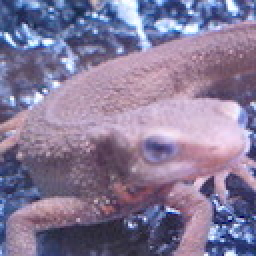
#> input picture input_image/imori.jpg, 128 x 128 px (shown 2 times larger)
$ python 69.py   (older library calls are emulated)
#> lines starting #> are read from the running program, lines starting #| are printed output that depends on the picture
import cv2
import numpy as np
import matplotlib.pyplot as plt

def gray_scale(img):
    out=img.copy()
    B=img[:,:,0].copy()
    G=img[:,:,1].copy()
    R=img[:,:,2].copy()

    Y=0.2126*R+0.7152*G+0.0722*B
    out=Y
    #out=out.astype(np.uint8)
    return out

def hog_step1(img):
    H,W=img.shape
    mag=np.zeros((H,W),dtype=np.float32)
    ang=np.zeros((H,W),dtype=np.float32)
    for y in range(H):
        for x in range(W):
            gx=img[y,min(W-1,x+1)]-img[y,max(0,x-1)]
            #0除算を防ぐため
            if gx==0:
                gx=1e-6
            gy=img[min(H-1,y+1),x]-img[max(0,y-1),x]
            mag[y,x]=np.sqrt(gx**2+gy**2)
            ang[y,x]=np.arctan(gy/gx)
            if ang[y,x]<0:
                ang[y,x]+=np.pi
    #これがないと失敗する。
    ang_n=np.zeros_like(ang,dtype=np.int)
    th_ang=np.pi/9
    for i in range(9):
        ang_n[np.where((th_ang*i<=ang) & (ang<=th_ang*(i+1)))]=i

    return mag,ang_n

def make_hist(ang,N=8):
    H,W=ang.shape
    y_step=H//N
    x_step=W//N
    hist=np.zeros((y_step,x_step,9),dtype=np.float32)
    count=1
    for y in range(y_step):
        for x in range(x_step):
            for j in range(N):
                for i in range(N):
                    #print("y,x={},{}".format(y,x))
                    hist[y,x,ang[y*4+j,x*4+i]]+=mag[y*4+j,x*4+i]
    #print("hist shape={}".format(hist.shape))
    return hist

def nor_hist(hist,C=3,epsilon=1):
    H,W,c=hist.shape
    num=C//2
    #hist_n=np.zeros((H,W),dtype=np.float32)
    for y in range(H):
        for x in range(W):
            #問題文から読み取れないけど**2が必要
            hist[y,x]=hist[y,x]/np.sqrt(np.sum(hist[max(y-num,0):min(y+num+1,H),max(x-num,0):min(x+num+1,W)]**2)+epsilon)
    return hist

def draw_hist(hist,gray,N=8):
    H,W=gray.shape
    h,w,C=hist.shape
    out=gray.copy().astype(np.uint8)

    for y in range(h):
        for x in range(w):
            center_x=x*N+N//2
            center_y=y*N+N//2
            #len(hist[y,x])=9
            h=hist[y,x]/np.sum(hist[y,x])
            h/=np.max(h)
            #angは9分割されていた。
            for c in range(9):
                angle=(20*c+10)*np.pi/180
                x_right=int(center_x+(N//2)*np.cos(angle))
                x_left=int(center_x-(N//2)*np.cos(angle))
                y_up=int(center_y-(N//2)*np.sin(angle))
                y_bottom=int(center_y+(N//2)*np.sin(angle))
                #白:255　黒:0　に変換
                color=int(255*h[c])
                #cv2.line(img, pt1, pt2, color, thickness=1, lineType=cv2.LINE_8, shift=0)
                cv2.line(out,(x_left,y_up),(x_right,y_bottom),(color,color,color),thickness=1)
    return out

img=cv2.imread("./input_image/imori.jpg").astype(np.float32)
gray=gray_scale(img)
#> in gray_scale, `B=img[:,:,0].copy()`:
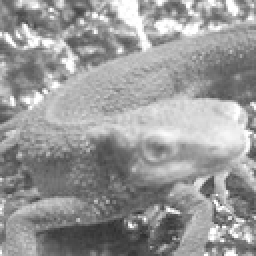
#> B: shape (128, 128) float32 (shown 2 times larger); min 46, max 255, mean 152.8
#> in gray_scale, `G=img[:,:,1].copy()`:
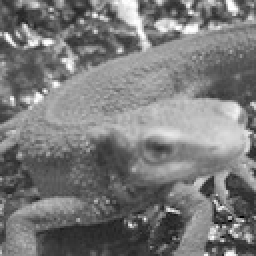
#> G: shape (128, 128) float32 (shown 2 times larger); min 0, max 255, mean 121.8
#> in gray_scale, `R=img[:,:,2].copy()`:
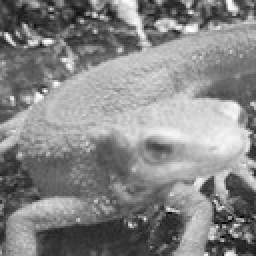
#> R: shape (128, 128) float32 (shown 2 times larger); min 0, max 255, mean 134.1
mag,ang=hog_step1(gray)
#> after the loop in hog_step1, `for y in range(H):`:
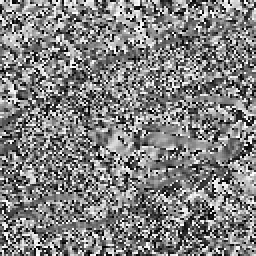
#> ang: shape (128, 128) float32 (shown 2 times larger); min 0, max 3.14, mean 1.58; drawn with min black and max white
#> after the loop in hog_step1, `for y in range(H):`:
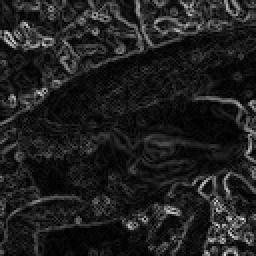
#> mag: shape (128, 128) float32 (shown 2 times larger); min 0.0682, max 230.8, mean 31.7
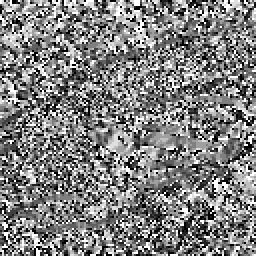
#> ang: shape (128, 128) int64 (shown 2 times larger); min 0, max 8, mean 4.04; drawn with min black and max white
hist=make_hist(ang)
hist_n=nor_hist(hist)
out=draw_hist(hist_n,gray)
#> after the loop in draw_hist, `for y in range(h):`:
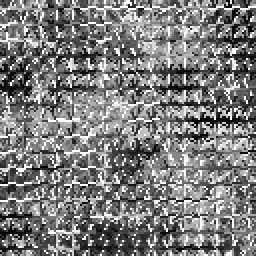
#> out: shape (128, 128) (shown 2 times larger); min 0, max 255, mean 125.2

cv2.imshow("result",out)
cv2.imwrite("./output_image/output69.png",out)
cv2.waitKey(0)
cv2.destroyAllWindows()

$ run again, with input_image/madara.jpg copied over input_image/imori.jpg
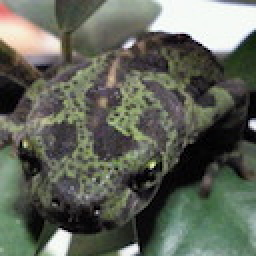
#> input picture input_image/madara.jpg, 128 x 128 px (shown 2 times larger)
#> after the loop in hog_step1, `for y in range(H):`:
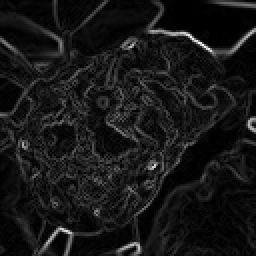
#> mag: shape (128, 128) float32 (shown 2 times larger); min 1e-06, max 314.3, mean 28.7; drawn with min black and max white
#> after the loop in draw_hist, `for y in range(h):`:
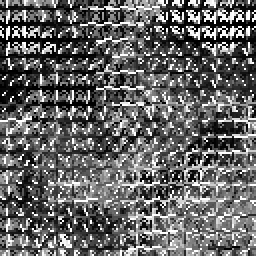
#> out: shape (128, 128) (shown 2 times larger); min 0, max 255, mean 101

$ run again, with input_image/thorino.jpg copied over input_image/imori.jpg
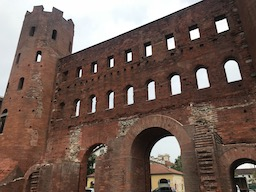
#> input picture input_image/thorino.jpg, 256 x 192 px
#> after the loop in hog_step1, `for y in range(H):`:
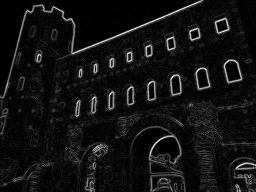
#> mag: shape (192, 256) float32; min 1e-06, max 345.4, mean 25.5; drawn with min black and max white
#> after the loop in draw_hist, `for y in range(h):`:
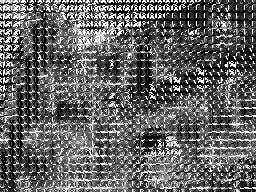
#> out: shape (192, 256); min 0, max 255, mean 101.1
